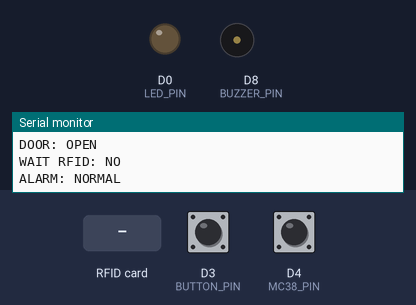
Bench run of a sketch on a simulated ESP8266 (NodeMCU). On the bench: output pins drawn as LEDs (lit = HIGH), buzzer (waves = sounding), the last lines printed to the serial monitor. Dashed ring = blinking. Inputs (shaded band) come from the test bench; at power-on: D3 (BUTTON_PIN) HIGH, D4 (MC38_PIN) HIGH.

Above: at 1.2 s.
1.3 s: D3 (BUTTON_PIN) pulled LOW for 0.15 s
At 2.2 s:
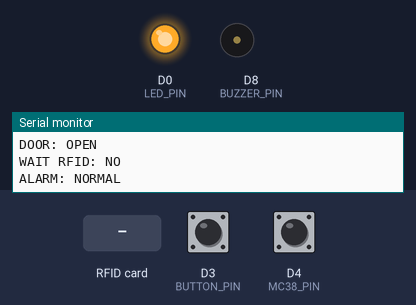
3.0 s: D4 (MC38_PIN) pulled LOW for 0.15 s
At 4.5 s:
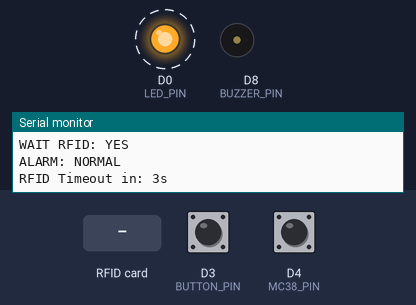
6.1 s: RFID card 00 98 09 1E held to the reader
At 6.19 s:
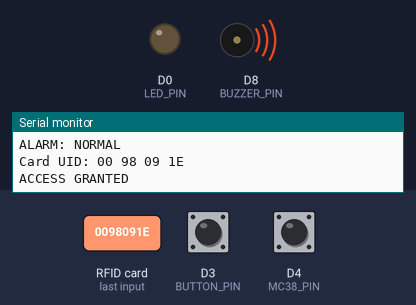
7.6 s: RFID card 5E 7A 19 C4 held to the reader
At 8.1 s:
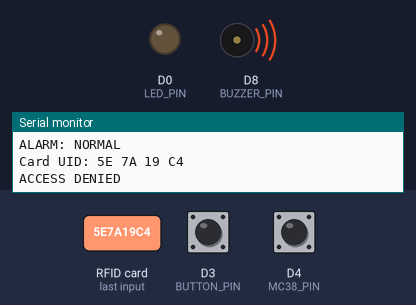
9.1 s: D3 (BUTTON_PIN) pulled LOW for 1 s
At 10.7 s:
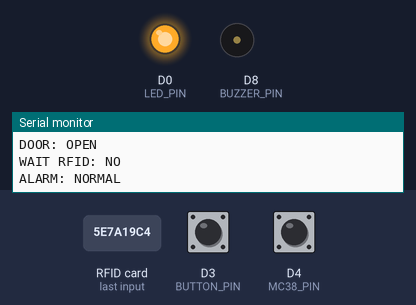
11.6 s: D4 (MC38_PIN) pulled LOW for 1 s
At 17.67 s:
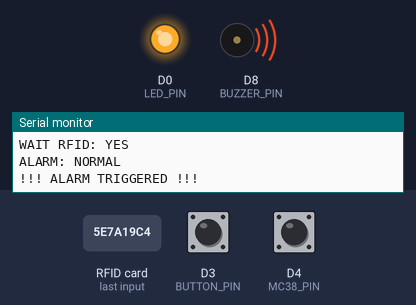
Timing chart, 0 to 19.3 s (numbered marks = the images above; inputs shaded):
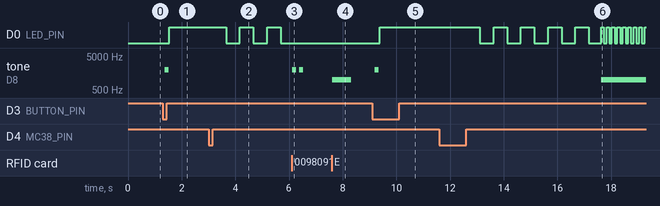

Measured:
- after the input at 1.3 s, D0 (LED_PIN): LOW → HIGH after 0.24 s; tone on D8 (BUZZER_PIN): silent → 2000 Hz after 0.06 s, → silent 0.15 s later
- after the input at 3.0 s, D0 (LED_PIN): alternates HIGH for 0.51 s and LOW for 0.51 s, starting after 0.66 s
- after the input at 6.1 s, D0 (LED_PIN): stays LOW (without the input it goes to HIGH after 0.10 s); tone on D8 (BUZZER_PIN): alternates 2000 Hz for 0.15 s and silent for 0.10 s, 4 changes in all, then stays silent, starting at once
- after the input at 7.6 s, tone on D8 (BUZZER_PIN): silent → 1000 Hz at once, → silent 0.70 s later
- after the input at 9.1 s, D0 (LED_PIN): LOW → HIGH after 0.27 s; tone on D8 (BUZZER_PIN): silent → 2000 Hz after 0.10 s, → silent 0.15 s later
- after the input at 11.6 s, D0 (LED_PIN): goes 4 × (LOW 0.51 s, HIGH 0.51 s), LOW 0.46 s, 8 × (HIGH 0.10 s, LOW 0.10 s), then HIGH, starting after 1.5 s; tone on D8 (BUZZER_PIN): silent → 1000 Hz after 6.0 s

The sketch:

door.ino
```cpp
#include <SPI.h>
#include <MFRC522.h>

// ==========================
// RFID RC522
// ==========================
#define SS_PIN   D2
#define RST_PIN  D1

MFRC522 rfid(SS_PIN, RST_PIN);

// ==========================
// PIN CONFIG
// ==========================
#define BUTTON_PIN D3
#define MC38_PIN   D4
#define BUZZER_PIN D8
#define LED_PIN    D0

// ==========================
// SYSTEM STATE
// ==========================
bool alarmArmed = false;
bool alarmTriggered = false;

bool waitingForRFID = false;

// ==========================
// BUTTON DEBOUNCE
// ==========================
bool lastButtonReading = HIGH;
bool buttonState = HIGH;

unsigned long lastDebounceTime = 0;
const unsigned long debounceDelay = 50;

// ==========================
// DOOR STATE
// ==========================
bool lastDoorState = LOW;

// ==========================
// TIMER
// ==========================
unsigned long alarmDelayStart = 0;
unsigned long lastStatusPrint = 0;
unsigned long lastBlinkTime = 0;
unsigned long lastCountdownPrint = 0;

// ==========================
// DELAY
// ==========================
const unsigned long ENTRY_DELAY = 5000;

// ==========================
// LED
// ==========================
bool ledState = LOW;

// ==========================
// RFID UID HỢP LỆ
// ==========================
byte validUID[4] = {0x00, 0x98, 0x09, 0x1E};

// =====================================================
// SETUP
// =====================================================
void setup() {

  Serial.begin(115200);

  SPI.begin();
  rfid.PCD_Init();

  pinMode(BUZZER_PIN, OUTPUT);

  pinMode(LED_PIN, OUTPUT);

  pinMode(BUTTON_PIN, INPUT_PULLUP);

  // MC38 dùng INPUT_PULLUP
  pinMode(MC38_PIN, INPUT_PULLUP);

  digitalWrite(BUZZER_PIN, LOW);
  digitalWrite(LED_PIN, LOW);

  lastDoorState = digitalRead(MC38_PIN);

  Serial.println();
  Serial.println("===== SYSTEM READY =====");
}

// =====================================================
// LOOP
// =====================================================
void loop() {

  checkButton();

  checkRFID();

  checkDoor();

  handleAlarm();

  handleLED();

  printStatus();
}

// =====================================================
// BUTTON CONTROL
// =====================================================
void checkButton() {

  bool reading = digitalRead(BUTTON_PIN);

  // debounce
  if (reading != lastButtonReading) {

    lastDebounceTime = millis();
  }

  if ((millis() - lastDebounceTime) > debounceDelay) {

    if (reading != buttonState) {

      buttonState = reading;

      // button pressed
      if (buttonState == LOW) {

        alarmArmed = !alarmArmed;

        alarmTriggered = false;
        waitingForRFID = false;

        noTone(BUZZER_PIN);

        if (alarmArmed) {

          Serial.println("ARM ON");

          beepShort();
        }
        else {

          Serial.println("ARM OFF");

          beepShort();
          delay(100);
          beepShort();
        }
      }
    }
  }

  lastButtonReading = reading;
}

// =====================================================
// RFID CHECK
// =====================================================
void checkRFID() {

  if (!rfid.PICC_IsNewCardPresent())
    return;

  if (!rfid.PICC_ReadCardSerial())
    return;

  Serial.print("Card UID: ");

  for (byte i = 0; i < rfid.uid.size; i++) {

    if (rfid.uid.uidByte[i] < 0x10)
      Serial.print("0");

    Serial.print(rfid.uid.uidByte[i], HEX);
    Serial.print(" ");
  }

  Serial.println();

  // Kiểm tra UID
  if (isValidCard()) {

    Serial.println("ACCESS GRANTED");

    alarmArmed = false;
    alarmTriggered = false;
    waitingForRFID = false;

    noTone(BUZZER_PIN);

    beepShort();
    delay(100);
    beepShort();
  }
  else {

    Serial.println("ACCESS DENIED");

    beepLong();
  }

  Serial.println("----------------------");

  rfid.PICC_HaltA();
}

// =====================================================
// CHECK VALID CARD
// =====================================================
bool isValidCard() {

  for (byte i = 0; i < 4; i++) {

    if (rfid.uid.uidByte[i] != validUID[i]) {

      return false;
    }
  }

  return true;
}

// =====================================================
// CHECK DOOR
// =====================================================
void checkDoor() {

  bool currentDoorState = digitalRead(MC38_PIN);

  // LOW = CLOSED
  // HIGH = OPEN

  // Chỉ trigger khi cửa chuyển CLOSED -> OPEN
  if (alarmArmed &&
      !waitingForRFID &&
      !alarmTriggered &&
      lastDoorState == LOW &&
      currentDoorState == HIGH) {

    Serial.println("DOOR OPEN!");
    Serial.println("Waiting RFID for 5 seconds...");

    waitingForRFID = true;

    alarmDelayStart = millis();
  }

  lastDoorState = currentDoorState;
}

// =====================================================
// HANDLE ALARM
// =====================================================
void handleAlarm() {

  // RFID countdown
  if (waitingForRFID) {

    // In countdown mỗi giây
    if (millis() - lastCountdownPrint >= 1000) {

      lastCountdownPrint = millis();

      unsigned long remain =
        (ENTRY_DELAY - (millis() - alarmDelayStart)) / 1000;

      Serial.print("RFID Timeout in: ");
      Serial.print(remain);
      Serial.println("s");
    }

    // Hết thời gian
    if (millis() - alarmDelayStart >= ENTRY_DELAY) {

      waitingForRFID = false;

      alarmTriggered = true;

      Serial.println("!!! ALARM TRIGGERED !!!");
    }
  }

  // Alarm buzzer
  if (alarmTriggered) {

    tone(BUZZER_PIN, 1000);
  }
  else {

    noTone(BUZZER_PIN);
  }
}

// =====================================================
// HANDLE LED
// =====================================================
void handleLED() {

  // ARM OFF
  if (!alarmArmed) {

    digitalWrite(LED_PIN, LOW);
  }

  // ARM ON
  else if (alarmArmed &&
           !waitingForRFID &&
           !alarmTriggered) {

    digitalWrite(LED_PIN, HIGH);
  }

  // Waiting RFID
  else if (waitingForRFID) {

    if (millis() - lastBlinkTime >= 500) {

      lastBlinkTime = millis();

      ledState = !ledState;

      digitalWrite(LED_PIN, ledState);
    }
  }

  // Alarm triggered
  else if (alarmTriggered) {

    if (millis() - lastBlinkTime >= 100) {

      lastBlinkTime = millis();

      ledState = !ledState;

      digitalWrite(LED_PIN, ledState);
    }
  }
}

// =====================================================
// PRINT STATUS
// =====================================================
void printStatus() {

  if (millis() - lastStatusPrint >= 1000) {

    lastStatusPrint = millis();

    bool doorOpen = digitalRead(MC38_PIN);

    Serial.println("===== STATUS =====");

    // ARM
    Serial.print("ARM: ");

    if (alarmArmed)
      Serial.println("ON");
    else
      Serial.println("OFF");

    // Door
    Serial.print("DOOR: ");

    if (doorOpen)
      Serial.println("OPEN");
    else
      Serial.println("CLOSED");

    // RFID WAIT
    Serial.print("WAIT RFID: ");

    if (waitingForRFID)
      Serial.println("YES");
    else
      Serial.println("NO");

    // Alarm
    Serial.print("ALARM: ");

    if (alarmTriggered)
      Serial.println("TRIGGERED");
    else
      Serial.println("NORMAL");

    Serial.println();
  }
}

// =====================================================
// BUZZER FUNCTIONS
// =====================================================
void beepShort() {

  tone(BUZZER_PIN, 2000);

  delay(150);

  noTone(BUZZER_PIN);
}

void beepLong() {

  tone(BUZZER_PIN, 1000);

  delay(700);

  noTone(BUZZER_PIN);
}
```
